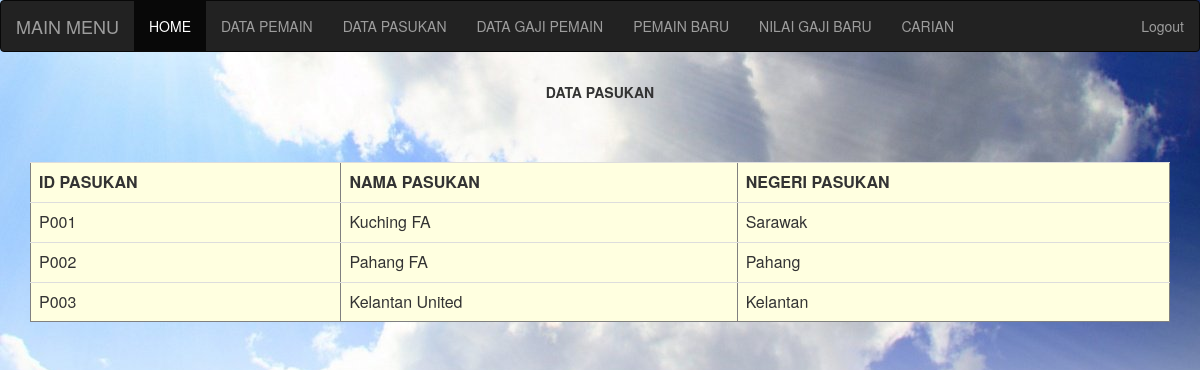
The page /data_pasukans on the database its author committed.
### tables this page shows
CREATE TABLE "pasukan" (
	"id_pasukan"	TEXT,
	"nama_pasukan"	TEXT,
	"negeri_pasukan"	TEXT,
	PRIMARY KEY("id_pasukan")
);

### appstu.py (the view)
@app.route('/data_pasukans')
def data_pasukans():
    rows=data_pasukan()
    return render_template('list_subject.html', rows=rows)

### modelstu.py (called while the page is built)
def data_pasukan():
  with sql.connect(connect_db) as db:
    qry = 'select * from pasukan'
    result=db.execute(qry)
    return(result)

### templates/list_subject.html
{% extends "base.html" %}
{% block content %}
<P><strong><center> DATA PASUKAN </strong></center>
<table class="table table-hover" border="1" width="849" align="center" cellspacing="2" cellpadding="2" style="background-color:#FFFFE0;">
<tr>
<br>
<br>
<br>
<tr>
<th>ID PASUKAN</th>
<th>NAMA PASUKAN</th>
<th>NEGERI PASUKAN</th>
</tr>
{% for row in rows %}
 <tr>
   <td>{{row[0]}}</td>
   <td>{{row[1]}}</td>
   <td>{{row[2]}}</td>
 </tr>
{% endfor %}
</table>
{% endblock %}

### rows shown on the page
pasukan: id_pasukan "P001", nama_pasukan "Kuching FA", negeri_pasukan "Sarawak"
pasukan: id_pasukan "P002", nama_pasukan "Pahang FA", negeri_pasukan "Pahang"
pasukan: id_pasukan "P003", nama_pasukan "Kelantan United", negeri_pasukan "Kelantan"
